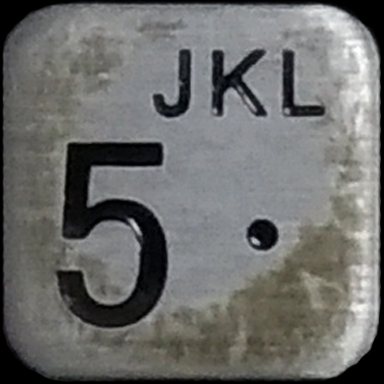
#> input picture 键盘磨损/Sample/5d.jpg, 384 x 384 px
$ python Average.py
#> lines starting #> are read from the running program, lines starting #| are printed output that depends on the picture
import cv2
import matplotlib.pyplot as plt

#获取一幅图像的每行像素平均值
def getdiff(img):
    #定义边长
    Sidelength=500
    #缩放图像
    img=cv2.resize(img,(Sidelength,Sidelength),interpolation=cv2.INTER_CUBIC)
    #灰度处理
    gray=cv2.cvtColor(img,cv2.COLOR_BGR2GRAY)
    #avglist列表保存每行像素平均值
    avglist=[]
    #计算每行均值，保存到avglist列表
    for i in range(Sidelength):
        avg=sum(gray[i])/len(gray[i])
        avglist.append(avg)
    return avglist

# 计算两个图像曲线的差值的方差
def getss(list1,list2):
    newlist = []
    # 计算两个图像每行像素的均值的差，存入newlist
    for i in range(len(list1)):
        avg = list1[i]-list2[i]
        newlist.append(avg)
    # 计算像素均值差的平均值avg
    avg = sum(newlist)/len(newlist)
    # 计算像素均值差的方差ss
    ss = 0
    for i in newlist:
        ss += (i-avg)*(i-avg)/len(newlist)
    return str(ss)

#显示两张图片的各行的像素均值曲线图，横坐标代表行数，纵坐标代表均值大小，表头显示像素均值差的方差
def show(path1,path2,num):
    plt.figure('Button '+str(num))
    plt.plot(range(500),getdiff(cv2.imread(path1)),marker="",label="abrased")
    plt.plot(range(500),getdiff(cv2.imread(path2)),marker="",label="non-abrased")
    plt.title(getss(getdiff(cv2.imread(path1)),getdiff(cv2.imread(path2))))
    plt.legend()
    plt.show()

show(r'Sample/5d.jpg',r'Sample/5u.jpg',5)
#> in getdiff, `Sidelength=500`: Sidelength = 500
#> the loop in getdiff, `for i in range(Sidelength):` made 500 passes
#> avg on passes 1 to 3: 0.518, 1.88, 6.2
#> after the loop in getdiff, `for i in range(Sidelength):`: avglist = 500 values, max 137.7 at index 62, min 0.01 at index 498, mean 109.3
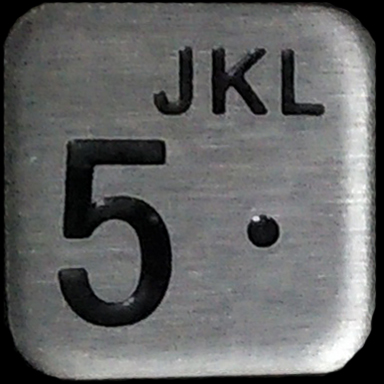
#> input picture 键盘磨损/Sample/5u.jpg, 384 x 384 px
#> the loop in getdiff (call 2), `for i in range(Sidelength):` made 500 passes
#> avg on passes 1 to 3: 0.074, 0.004, 4.36
#> in getss, `newlist = []`: newlist = []
#> the loop in getss, `for i in range(len(list1)):` made 500 passes
#> avg on passes 1 to 3: 0.444, 1.88, 1.84
#> after the loop in getss, `for i in range(len(list1)):`: newlist = 500 values, max 40.61 at index 15, min -55.8 at index 476, mean 9.78
#> in getss, `avg = sum(newlist)/len(newlist)`: avg = 9.78
#> the loop in getss, `for i in newlist:` made 500 passes
#> (i, ss) on passes 1 to 3: (0.444, 0.174), (1.88, 0.3), (1.84, 0.426)
#> after the loop in getss, `for i in newlist:`: ss = 490.7
show(r'Sample/6d.jpg',r'Sample/6u.jpg',6)
#> call 2 of show, with path1 = 'Sample/6d.jpg', path2 = 'Sample/6u.jpg', num = 6
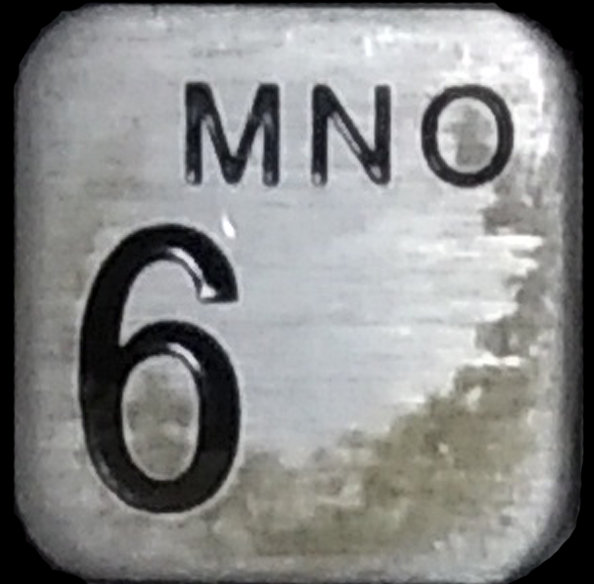
#> input picture 键盘磨损/Sample/6d.jpg, 594 x 584 px
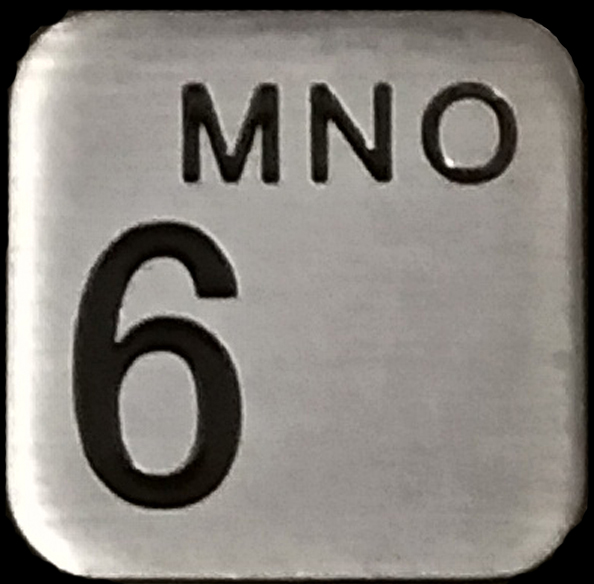
#> input picture 键盘磨损/Sample/6u.jpg, 594 x 584 px
#> the loop in getss (call 2), `for i in range(len(list1)):` made 500 passes
#> avg on passes 1 to 3: 0.032, 0.816, 13.21
#> the loop in getss (call 2), `for i in newlist:` made 500 passes
#> i on passes 26 to 28: 57.46, 57.53, 56.68
#> in show (call 2), `plt.show()`:
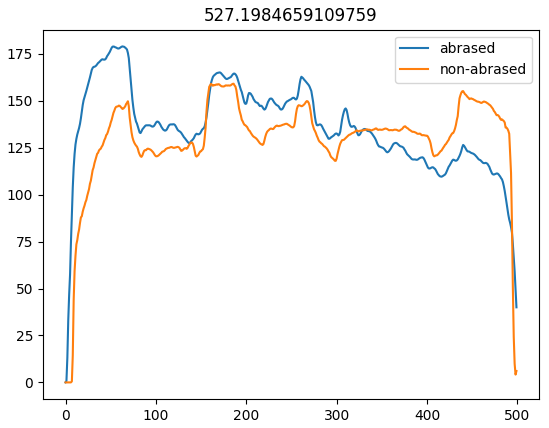
#> figure drawn by matplotlib, 1 panel; curve peaks at x = 63, y = 179; curve peaks at x = 186, y = 159.1
show(r'Sample/7d.jpg',r'Sample/7u.jpg',7)
#> call 3 of show, with path1 = 'Sample/7d.jpg', path2 = 'Sample/7u.jpg', num = 7
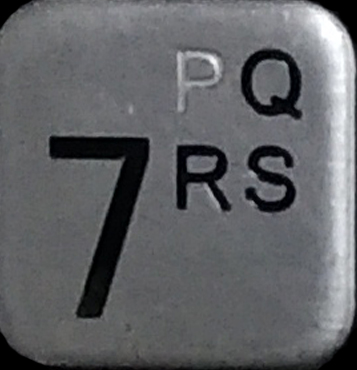
#> input picture 键盘磨损/Sample/7d.jpg, 357 x 370 px
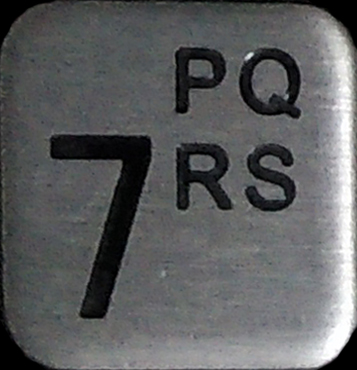
#> input picture 键盘磨损/Sample/7u.jpg, 357 x 370 px
#> in show (call 3), `plt.show()`:
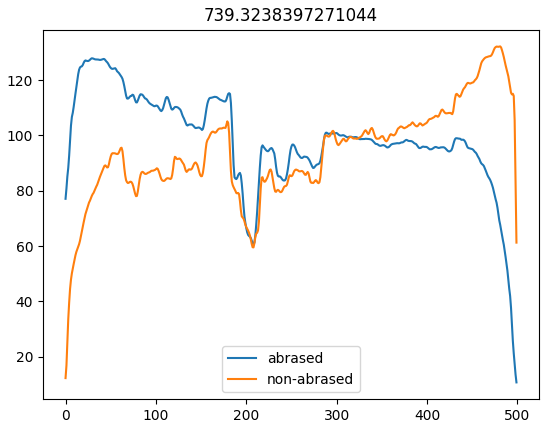
#> figure drawn by matplotlib, 1 panel; curve peaks at x = 29, y = 127.9; curve peaks at x = 481, y = 132.2
show(r'Sample/9d.jpg',r'Sample/9u.jpg',9)
#> (the run stopped early here; a loop or call above may not have finished)
